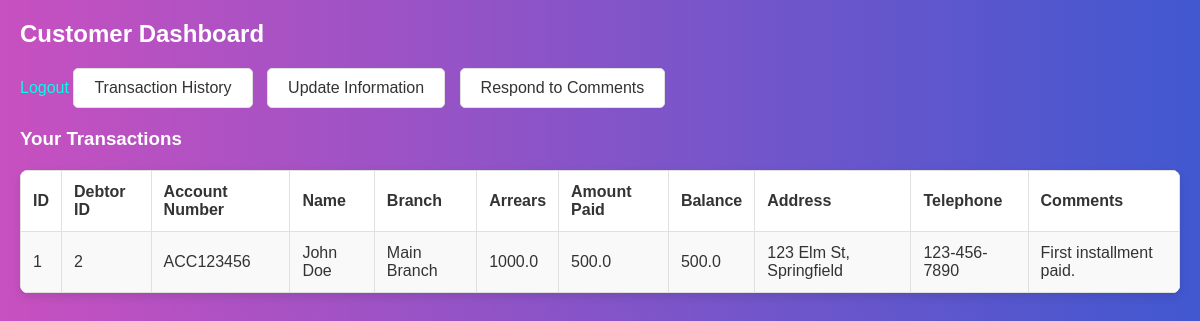
The app's page /customer_dashboard (signed in), older data.
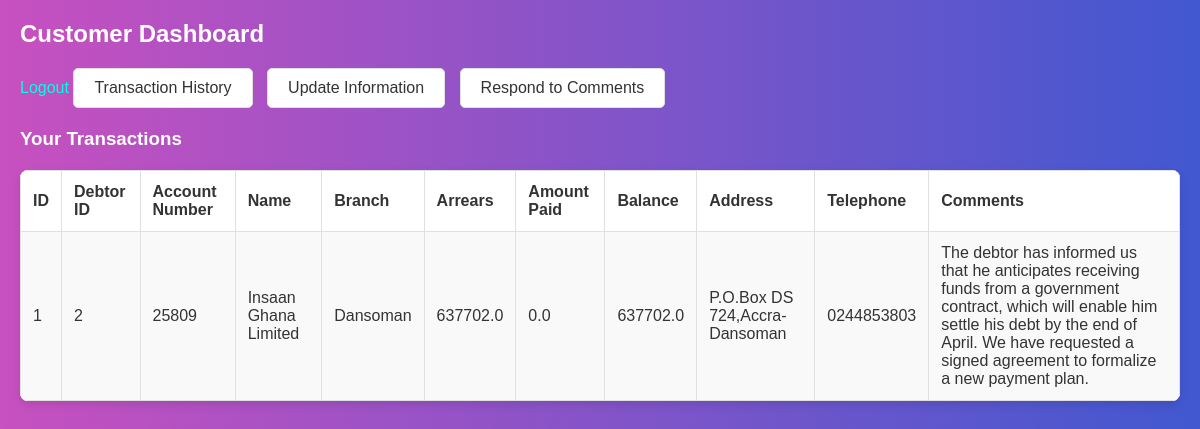
The same page, newer data.
### models.py (models this page shows, shortened)
class Transaction(db.Model):
    id = db.Column(db.Integer, primary_key=True)
    debtor_id = db.Column(db.Integer, db.ForeignKey('user.id'), nullable=False)
    account_number = db.Column(db.String(50), nullable=False)
    name = db.Column(db.String(150), nullable=False)
    branch = db.Column(db.String(150), nullable=False)
    arrears = db.Column(db.Float, nullable=False)
    amount_paid = db.Column(db.Float, nullable=False)
    balance = db.Column(db.Float, nullable=False)
    address = db.Column(db.String(250), nullable=True)
    telephone = db.Column(db.String(50), nullable=True)
    comments = db.Column(db.Text, nullable=True)
    responses = db.relationship('Response', backref='transaction', lazy=True)  # Relationship to responses

### app.py (the view)
@app.route('/customer_dashboard')
@login_required
def customer_dashboard():
    transactions = Transaction.query.filter_by(debtor_id=current_user.id).all()
    return render_template('customer_dashboard.html', transactions=transactions)

### app.py (called while the page is built)
@login_manager.user_loader
def load_user(user_id):
    return User.query.get(int(user_id))

### templates/customer_dashboard.html (shortened to what this page needs)
<!DOCTYPE html>
<html lang="en">
<head>
    <link rel="stylesheet" href="{{ url_for('static', filename='customer.css') }}">
</head>
<body>
    <h2>Customer Dashboard</h2>
    <a href="{{ url_for('logout') }}">Logout</a>
    <div class="tab-header" onclick="openTab(event, 'transactionHistory')">Transaction History</div>
    <div class="tab-header" onclick="openTab(event, 'updateInfo')">Update Information</div>
    <div class="tab-header" onclick="openTab(event, 'respondToComments')">Respond to Comments</div>
    <div id="transactionHistory" class="tab-content active">
        <h3>Your Transactions</h3>
        <div class="table-container">
            <table>
                <tr>
                    <th>ID</th>
                    <th>Debtor ID</th>
                    <th>Account Number</th>
                    <th>Name</th>
                    <th>Branch</th>
                    <th>Arrears</th>
                    <th>Amount Paid</th>
                    <th>Balance</th>
                    <th>Address</th>
                    <th>Telephone</th>
                    <th>Comments</th>
                </tr>
                {% for transaction in transactions %}
                <tr>
                    <td>{{ transaction.id }}</td>
                    <td>{{ transaction.debtor_id }}</td>
                    <td>{{ transaction.account_number }}</td>
                    <td>{{ transaction.name }}</td>
                    <td>{{ transaction.branch }}</td>
                    <td>{{ transaction.arrears }}</td>
                    <td>{{ transaction.amount_paid }}</td>
                    <td>{{ transaction.arrears - transaction.amount_paid }}</td>
                    <td>{{ transaction.address }}</td>
                    <td>{{ transaction.telephone }}</td>
                    <td>{{ transaction.comments }}</td>
                </tr>
                {% endfor %}
            </table>
        </div>
    </div>
</body>
</html>

### static/customer.css (style rules this page uses)
body { font-family: 'Poppins', sans-serif; background: linear-gradient(to right, #c850c0, #4158d0); color: #333; margin: 0; padding: 20px; }
h1,h2,h3 { color: #fff; }
h2 { font-size: 24px; margin-bottom: 20px; }
a { text-decoration: none; color: #00ffe7; }
.tab-header { display: inline-block; padding: 10px 20px; margin-right: 10px; background-color: #ffffff; border: 1px solid #e0e0e0; border-radius: 5px; cursor: pointer; transition: background 0.3s, color 0.3s; }
.tab-content { display: none; margin-top: 20px; }
.tab-content.active { display: block; }
.table-container { box-shadow: 0 4px 10px rgba(0, 0, 0, 0.1); border-radius: 8px; overflow: hidden; background-color: white; margin-top: 20px; }
table { width: 100%; border-collapse: collapse; margin: 0; }
th, td { padding: 12px; border: 1px solid #e0e0e0; text-align: left; }
tbody tr:nth-child(even) { background-color: #f9f9f9; }
* { margin: 0px; padding: 0px; box-sizing: border-box; }

Row changes from the older to the newer data that the page shows:
changed Transaction id 1: account_number "ACC123456" → "25809"; name "John Doe" → "Insaan Ghana Limited"; branch "Main Branch" → "Dansoman"; arrears "1000.0" → "637702.0"; amount_paid "500.0" → "0.0"; transaction.arrears-transaction.amount_paid "500.0" → "637702.0"; address "123 Elm St, Springfield" → "P.O.Box DS 724,Accra-Dansoman"; telephone "123-456-7890" → "0244853803"; comments "First installment paid." → "The debtor has informed us that he anticipates receiving funds from a government contract, which will enable him settle his debt by the end of April. We have requested a signed agreement to formalize a new payment plan."
